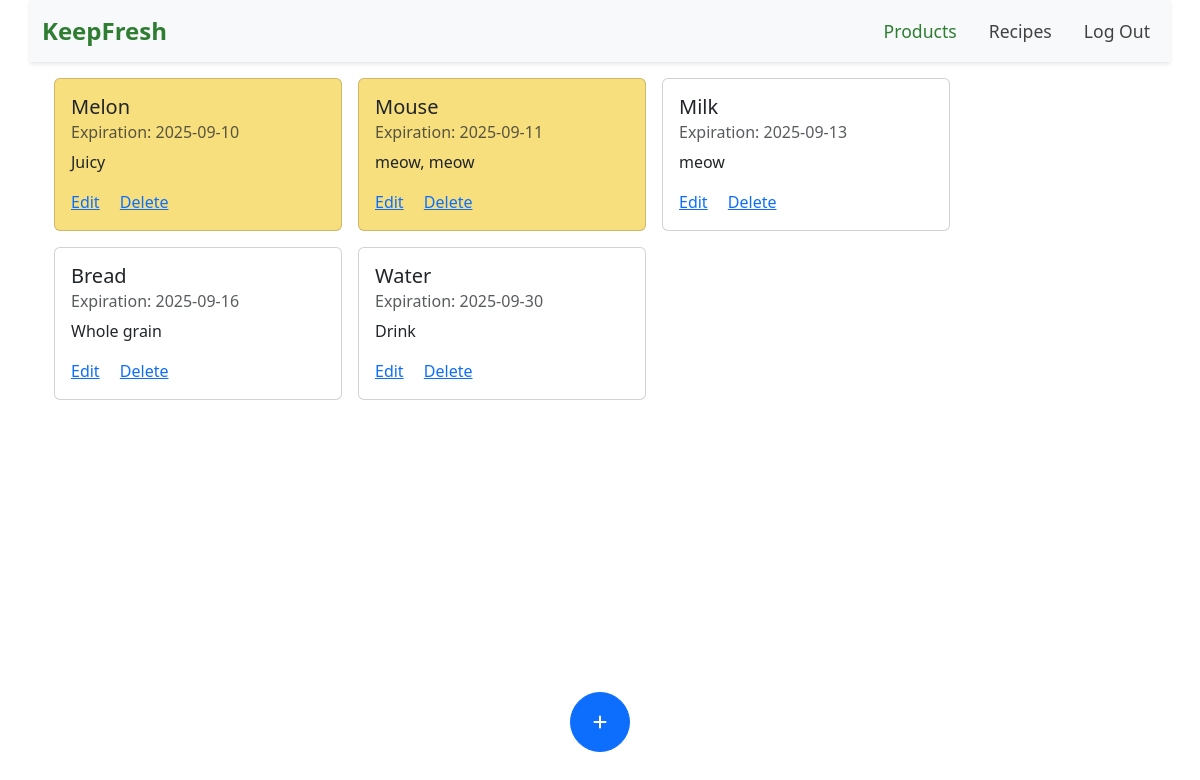
Screenshot of / (signed in) with the database file from the repository.
### tables this page shows
CREATE TABLE items (
  id INTEGER PRIMARY KEY AUTOINCREMENT,
  name TEXT NOT NULL,
  expiration_date TEXT NOT NULL,
  user_id INTEGER NOT NULL, notes TEXT,
  FOREIGN KEY (user_id) REFERENCES users(id)
);

### app.py (the view)
@app.route('/', methods=['GET', 'POST'])
@login_required
def index():
    rows = query('SELECT id, name, expiration_date, notes FROM items WHERE user_id = ? ORDER BY expiration_date', session['user_id'])
    items_with_dates = []
    today = date.today()
    for item in rows:
        expiration_date_obj = datetime.strptime(item['expiration_date'], '%Y-%m-%d').date()
        days_left = (expiration_date_obj - today).days
        item_data = {
            "id": item['id'],
            "name": item['name'],
            "expiration_date": item['expiration_date'],
            "notes": item['notes'],
            "days_left": days_left
        }
        items_with_dates.append(item_data)
    return render_template("index.html", items=items_with_dates)

### helpers.py (called while the page is built)
def login_required(view):
    @functools.wraps(view)
    def wrapped_view(**kwargs):
        if session.get('user_id') is None:
            return redirect(url_for('login'))
        return view(**kwargs)
    return wrapped_view

def query(sql, *args):
    conn = sqlite3.connect('database.db')
    conn.row_factory = sqlite3.Row
    cur = conn.cursor()
    cur.execute(sql, args)
    rows = cur.fetchall()
    conn.close()
    return rows

### templates/index.html (shortened to what this page needs)
{% extends "layout.html" %}
{% block main %}
<section id="item-catalog" class="container d-flex flex-wrap gap-3 w-fit-content">
    {% for item in items %}
        {% set card_class = '' %}
        {% if item.days_left <= 1 %}
            {% set card_class='expired' %}
        {% elif item.days_left <=3 %}
            {% set card_class='expiring-soon' %}
        {% endif %}
        <div class="card {{ card_class }}" style="width: 18rem;">
            <div class="card-body">
                <h5 class="card-title">{{ item.name }}</h5>
                <h6 class="card-subtitle mb-2 text-body-secondary">Expiration: {{ item.expiration_date }}</h6>
                <p class="card-text">{{ item.notes }}</p>
                <a href="#" class="card-link" data-bs-toggle="modal" data-bs-target="#editItemModal"
                    data-item-id="{{ item.id }}" data-item-name="{{ item.name }}"
                    data-item-date="{{ item.expiration_date }}" data-item-notes="{{ item.notes }}">Edit</a>
                <a href="{{ url_for('delete', item_id=item.id) }}" class="card-link">Delete</a>
            </div>
        </div>
        {% endfor %}
</section>
<section id="add-item">
    <button type="button"
        class="btn btn-primary position-fixed bottom-0 start-50 translate-middle-x mb-5 rounded-pill add-btn"
        data-bs-toggle="modal" data-bs-target="#addItemModal">
        <i class="fa-solid fa-plus"></i>
    </button>
</section>
{% endblock %}

### static/styles.css (style rules this page uses)
.add-btn { width: 60px; height: 60px; }
.card.expiring-soon { background-color: rgb(248, 223, 126); }

### rows the page displays
items: name "Melon", expiration_date "2025-09-10", notes "Juicy"
items: name "Mouse", expiration_date "2025-09-11", notes "meow, meow"
items: name "Milk", expiration_date "2025-09-13", notes "meow"
items: name "Bread", expiration_date "2025-09-16", notes "Whole grain"
items: name "Water", expiration_date "2025-09-30", notes "Drink"
